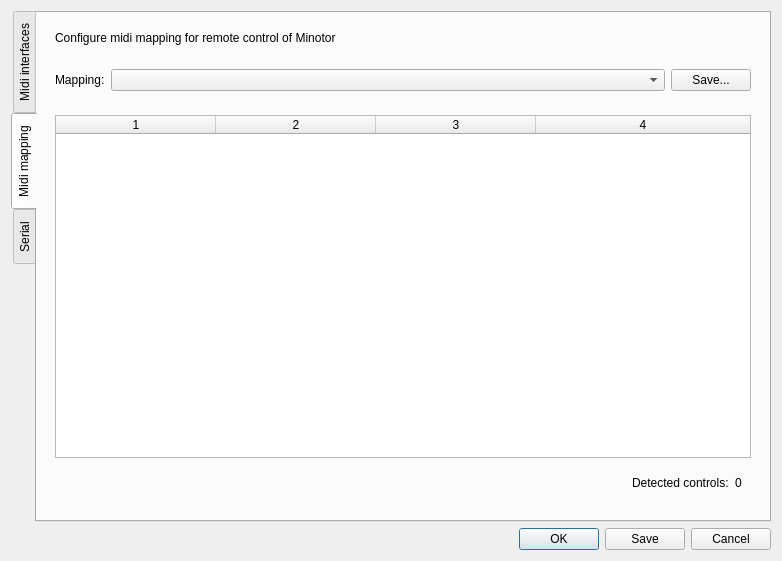
<?xml version="1.0" encoding="UTF-8"?>
<ui version="4.0">
 <class>ConfigDialog</class>
 <widget class="QDialog" name="ConfigDialog">
  <property name="geometry">
   <rect>
    <x>0</x>
    <y>0</y>
    <width>782</width>
    <height>561</height>
   </rect>
  </property>
  <property name="windowTitle">
   <string>Dialog</string>
  </property>
  <layout class="QVBoxLayout" name="verticalLayout">
   <item>
    <layout class="QHBoxLayout" name="horizontalLayout">
     <item>
      <widget class="QTabWidget" name="tabWidget">
       <property name="tabPosition">
        <enum>QTabWidget::West</enum>
       </property>
       <property name="currentIndex">
        <number>1</number>
       </property>
       <property name="elideMode">
        <enum>Qt::ElideMiddle</enum>
       </property>
       <property name="usesScrollButtons">
        <bool>true</bool>
       </property>
       <widget class="QWidget" name="tab">
        <attribute name="title">
         <string>Midi interfaces</string>
        </attribute>
        <layout class="QVBoxLayout" name="verticalLayout_7">
         <item>
          <widget class="QWidget" name="widget_7" native="true">
           <layout class="QVBoxLayout" name="verticalLayout_8">
            <item>
             <widget class="QLabel" name="label_8">
              <property name="text">
               <string>Please configure your midi interfaces</string>
              </property>
             </widget>
            </item>
           </layout>
          </widget>
         </item>
         <item>
          <widget class="QWidget" name="wMidiInterfaces" native="true">
           <layout class="QVBoxLayout" name="verticalLayout_9"/>
          </widget>
         </item>
        </layout>
       </widget>
       <widget class="QWidget" name="tabMidi">
        <attribute name="title">
         <string notr="true">Midi mapping</string>
        </attribute>
        <layout class="QVBoxLayout" name="verticalLayout_6">
         <item>
          <widget class="QWidget" name="widget_6" native="true">
           <layout class="QVBoxLayout" name="verticalLayout_4">
            <item>
             <widget class="QLabel" name="label_4">
              <property name="text">
               <string>Configure midi mapping for remote control of Minotor</string>
              </property>
             </widget>
            </item>
           </layout>
          </widget>
         </item>
         <item>
          <widget class="QWidget" name="widget" native="true">
           <layout class="QHBoxLayout" name="horizontalLayout_3">
            <item>
             <widget class="QLabel" name="lMidiMapping">
              <property name="text">
               <string>Mapping:</string>
              </property>
             </widget>
            </item>
            <item>
             <widget class="QComboBox" name="cbMidiMapping">
              <property name="sizePolicy">
               <sizepolicy hsizetype="MinimumExpanding" vsizetype="Fixed">
                <horstretch>0</horstretch>
                <verstretch>0</verstretch>
               </sizepolicy>
              </property>
             </widget>
            </item>
            <item>
             <widget class="QPushButton" name="pbSaveAs">
              <property name="text">
               <string>Save...</string>
              </property>
             </widget>
            </item>
           </layout>
          </widget>
         </item>
         <item>
          <widget class="QWidget" name="widget_2" native="true">
           <layout class="QVBoxLayout" name="verticalLayout_3">
            <item>
             <widget class="QTableWidget" name="tableMidiMapping">
              <property name="columnCount">
               <number>4</number>
              </property>
              <attribute name="horizontalHeaderDefaultSectionSize">
               <number>160</number>
              </attribute>
              <attribute name="horizontalHeaderHighlightSections">
               <bool>false</bool>
              </attribute>
              <attribute name="horizontalHeaderStretchLastSection">
               <bool>true</bool>
              </attribute>
              <attribute name="verticalHeaderVisible">
               <bool>false</bool>
              </attribute>
              <attribute name="verticalHeaderHighlightSections">
               <bool>false</bool>
              </attribute>
              <column/>
              <column/>
              <column/>
              <column/>
             </widget>
            </item>
            <item>
             <widget class="QWidget" name="widget_3" native="true">
              <layout class="QHBoxLayout" name="horizontalLayout_4">
               <item>
                <spacer name="horizontalSpacer">
                 <property name="orientation">
                  <enum>Qt::Horizontal</enum>
                 </property>
                 <property name="sizeHint" stdset="0">
                  <size>
                   <width>40</width>
                   <height>20</height>
                  </size>
                 </property>
                </spacer>
               </item>
               <item>
                <widget class="QLabel" name="label_2">
                 <property name="text">
                  <string>Detected controls:</string>
                 </property>
                </widget>
               </item>
               <item>
                <widget class="QLabel" name="lMidiControlsCount">
                 <property name="text">
                  <string>0</string>
                 </property>
                </widget>
               </item>
              </layout>
             </widget>
            </item>
           </layout>
          </widget>
         </item>
        </layout>
       </widget>
       <widget class="QWidget" name="tabSerial">
        <attribute name="title">
         <string>Serial</string>
        </attribute>
        <layout class="QVBoxLayout" name="verticalLayout_5">
         <item>
          <widget class="QWidget" name="widget_5" native="true">
           <layout class="QVBoxLayout" name="verticalLayout_2">
            <item>
             <widget class="QLabel" name="label_3">
              <property name="text">
               <string>Choose which serial port to use to connect to your led matrix</string>
              </property>
             </widget>
            </item>
           </layout>
          </widget>
         </item>
         <item>
          <widget class="QWidget" name="widget_4" native="true">
           <layout class="QHBoxLayout" name="horizontalLayout_2">
            <item>
             <widget class="QLabel" name="lSerial">
              <property name="sizePolicy">
               <sizepolicy hsizetype="Minimum" vsizetype="Preferred">
                <horstretch>0</horstretch>
                <verstretch>0</verstretch>
               </sizepolicy>
              </property>
              <property name="text">
               <string>Serial Port</string>
              </property>
             </widget>
            </item>
            <item>
             <widget class="QComboBox" name="cbSerialPort">
              <property name="sizePolicy">
               <sizepolicy hsizetype="MinimumExpanding" vsizetype="Fixed">
                <horstretch>0</horstretch>
                <verstretch>0</verstretch>
               </sizepolicy>
              </property>
             </widget>
            </item>
            <item>
             <widget class="QPushButton" name="pbSerialConnect">
              <property name="text">
               <string>Connect</string>
              </property>
              <property name="checkable">
               <bool>true</bool>
              </property>
             </widget>
            </item>
           </layout>
          </widget>
         </item>
         <item>
          <spacer name="verticalSpacer">
           <property name="orientation">
            <enum>Qt::Vertical</enum>
           </property>
           <property name="sizeHint" stdset="0">
            <size>
             <width>20</width>
             <height>440</height>
            </size>
           </property>
          </spacer>
         </item>
        </layout>
       </widget>
      </widget>
     </item>
    </layout>
   </item>
   <item>
    <widget class="QDialogButtonBox" name="buttonBox">
     <property name="orientation">
      <enum>Qt::Horizontal</enum>
     </property>
     <property name="standardButtons">
      <set>QDialogButtonBox::Cancel|QDialogButtonBox::Ok|QDialogButtonBox::Save</set>
     </property>
    </widget>
   </item>
  </layout>
 </widget>
 <resources/>
 <connections>
  <connection>
   <sender>buttonBox</sender>
   <signal>accepted()</signal>
   <receiver>ConfigDialog</receiver>
   <slot>accept()</slot>
   <hints>
    <hint type="sourcelabel">
     <x>248</x>
     <y>254</y>
    </hint>
    <hint type="destinationlabel">
     <x>157</x>
     <y>274</y>
    </hint>
   </hints>
  </connection>
  <connection>
   <sender>buttonBox</sender>
   <signal>rejected()</signal>
   <receiver>ConfigDialog</receiver>
   <slot>reject()</slot>
   <hints>
    <hint type="sourcelabel">
     <x>316</x>
     <y>260</y>
    </hint>
    <hint type="destinationlabel">
     <x>286</x>
     <y>274</y>
    </hint>
   </hints>
  </connection>
 </connections>
</ui>
